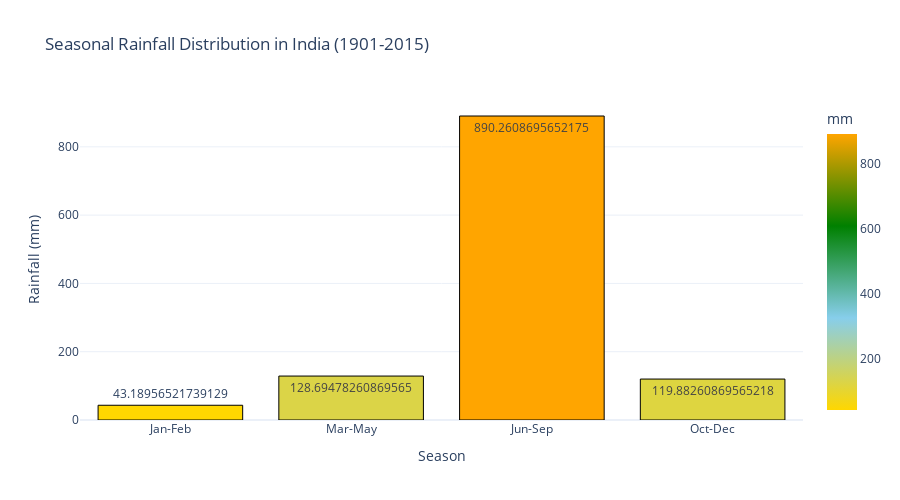

Notebook code for this chart:
### Markdown cell above
This bar chart illustrates a highly uneven distribution of rainfall across months, with July and August receiving the highest average rainfall. The red dashed line represents the mean monthly rainfall, showing that most months receive rainfall below the average, except during the monsoon months (June to September).

### Code cell
# seasonal rainfall distribution
seasonal_columns = ['Jan-Feb', 'Mar-May', 'Jun-Sep', 'Oct-Dec']
seasonal_avg = rainfall_data[seasonal_columns].mean()

fig_seasonal = ex.bar(
    x=seasonal_avg.index,
    y=seasonal_avg.values,
    labels={'x': 'Season', 'y': 'Rainfall (mm)'},
    title='Seasonal Rainfall Distribution in India (1901-2015)',
    text=seasonal_avg.values,
    color=seasonal_avg.values,
    color_continuous_scale=['gold', 'skyblue', 'green', 'orange']
)

fig_seasonal.update_traces(marker_line_color='black', marker_line_width=1)
fig_seasonal.update_layout(
    template='plotly_white',
    height=500,
    coloraxis_colorbar=dict(title='mm')
)
fig_seasonal.update_layout(template='plotly_white', height=500)
fig_seasonal.show()

### Figure 1 — Plotly figure (JSON) as saved in the notebook; plotly's stock layout.template omitted (floating-point values rounded to 4 significant figures)
{"data": [{"alignmentgroup": "True", "hovertemplate": "Season=%{x}<br>Rainfall (mm)=%{y}<br>text=%{text}<br>color=%{marker.color}<extra></extra>", "legendgroup": "", "marker": {"color": [43.19, 128.7, 890.3, 119.9], "coloraxis": "coloraxis", "line": {"color": "black", "width": 1}, "pattern": {"shape": ""}}, "name": "", "offsetgroup": "", "orientation": "v", "showlegend": false, "text": [43.19, 128.7, 890.3, 119.9], "textposition": "auto", "type": "bar", "x": ["Jan-Feb", "Mar-May", "Jun-Sep", "Oct-Dec"], "xaxis": "x", "y": [43.19, 128.7, 890.3, 119.9], "yaxis": "y"}], "layout": {"barmode": "relative", "coloraxis": {"colorbar": {"title": {"text": "mm"}}, "colorscale": [[0, "gold"], [0.3333, "skyblue"], [0.6667, "green"], [1, "orange"]]}, "height": 500, "legend": {"tracegroupgap": 0}, "title": {"text": "Seasonal Rainfall Distribution in India (1901-2015)"}, "xaxis": {"anchor": "y", "domain": [0, 1], "title": {"text": "Season"}}, "yaxis": {"anchor": "x", "domain": [0, 1], "title": {"text": "Rainfall (mm)"}}}}
